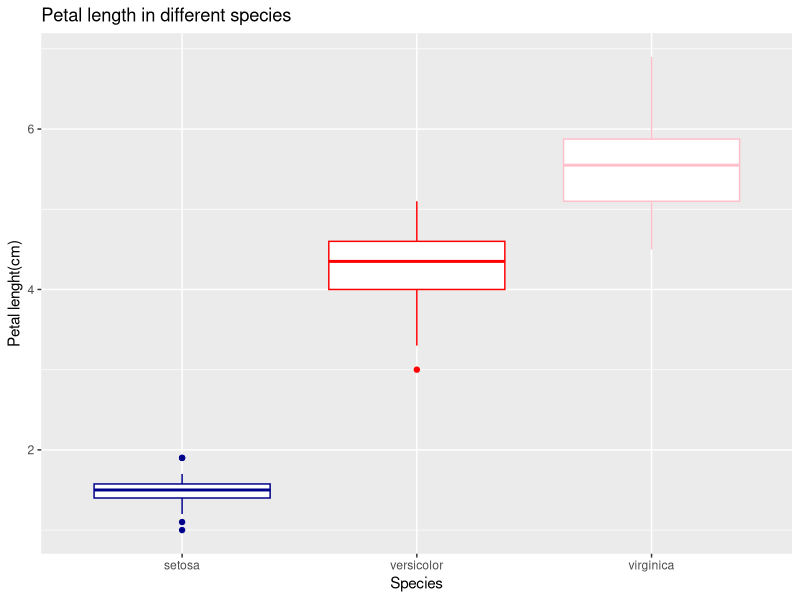
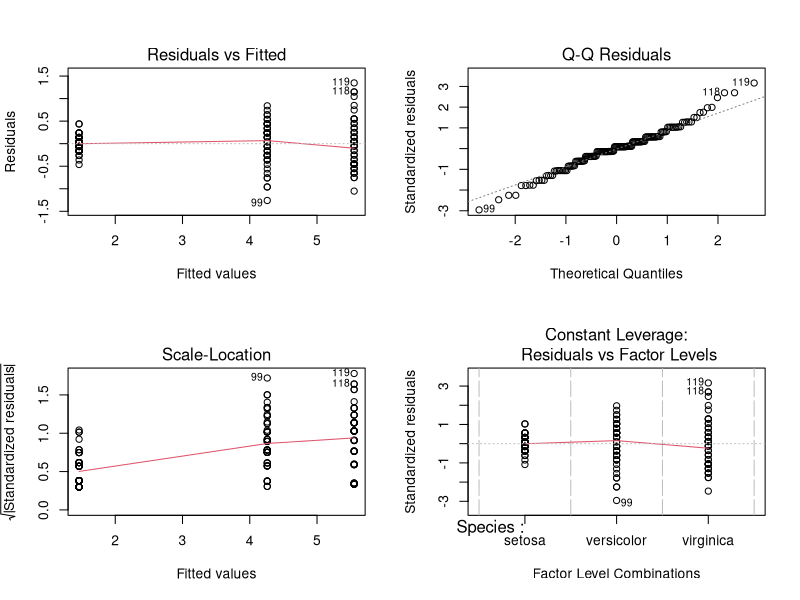

The R source for these figures, in order:
## ---- chunk 1
knitr::opts_chunk$set(echo = TRUE)
## ---- chunk 2
library(datasets)
library(tidyverse)
library(nlme)
data(iris)
summary(iris)
## ---- chunk 3
iris_dt <- iris

iris_dt %>%
  ggplot(aes(x = Species, y = Petal.Length, )) +
  geom_boxplot( colour = c("dark blue","red","pink")) +
  labs(title = "Petal length in different species", x = "Species", y = "Petal lenght(cm)")
## ---- chunk 4
iris_dt %>% 
  group_by(Species)%>% 
  summarise(var_species = var(Sepal.Length, na.rm =TRUE))
## ---- chunk 5
fit_lm1 <- lm(Petal.Length~Species, data = iris_dt)
summary(fit_lm1)

x11()
par(mfrow=c(2,2))
plot(fit_lm1)
## ---- chunk 6
fit_gls1 <- gls(Petal.Length~Species, data = iris_dt)
summary(fit_gls1)
## ---- chunk 7
fit_gls2 <- gls(Petal.Length~Species, data = iris_dt, weights = varIdent(form = ~ +1|Species))
summary(fit_gls2)
## ---- chunk 8
anova(fit_gls1, fit_gls2)
